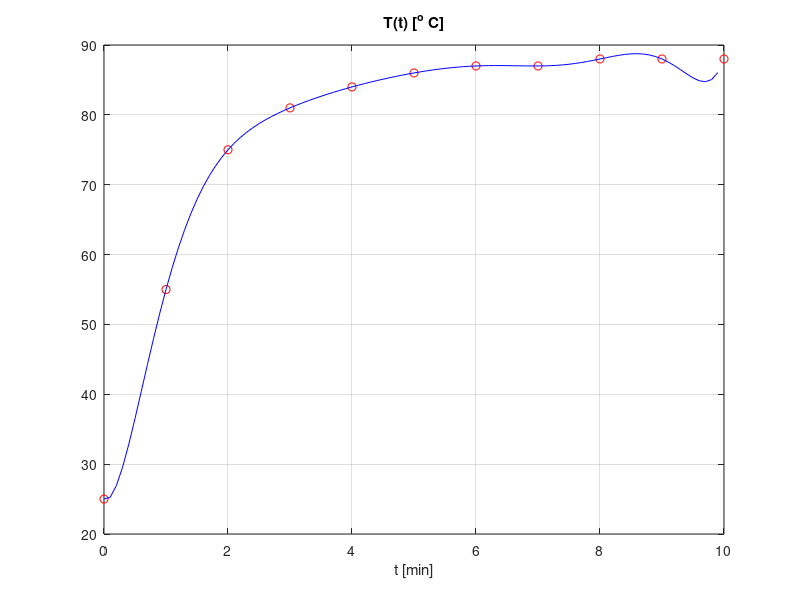

Reproduce this figure in MATLAB.
% interp_equdist.m
clear all; close all;

T = [ 25 55 75 81 84 86 87 87 88 88 88 ]; % temperatura odczytywana co 1 minute
N = length(T);                            % liczba punktow
t = 0 : 1 : N-1;                          % chwile pomiarow, kolejne minuty
d(:,1)=T(1:N);                            % pierwsza kolumna macierzy roznic w przod
for k=1:N-1                               % nastepne kolumny (w petli jest +1)  
  for w=k:N-1                             % kolejne wiersze na i ponizej diagonali
     d(w+1,k+1)=( d(w+1,k)- d(w,k) );  % roznica w przod w nastepnej kolumnie
  end                                     %
end                                       %
for i = 1 : 100                           % liczy wartosci ze wzoru na T(i)
    ti(i) = 0.1 * (i-1);                  % interpolowane minuty                
    coef = 1; for k = 0:N-2, coef = [ coef, (ti(i)-k)/(k+1) ]; end
    Ti(i) = cumprod( coef ) * diag(d);    % sum( (i;j) * delta^j(T) ) 
end    
figure; plot(t,T,'ro',ti,Ti,'b-'); xlabel('t [min]'); title('T(t) [^{o} C]'); grid; 
